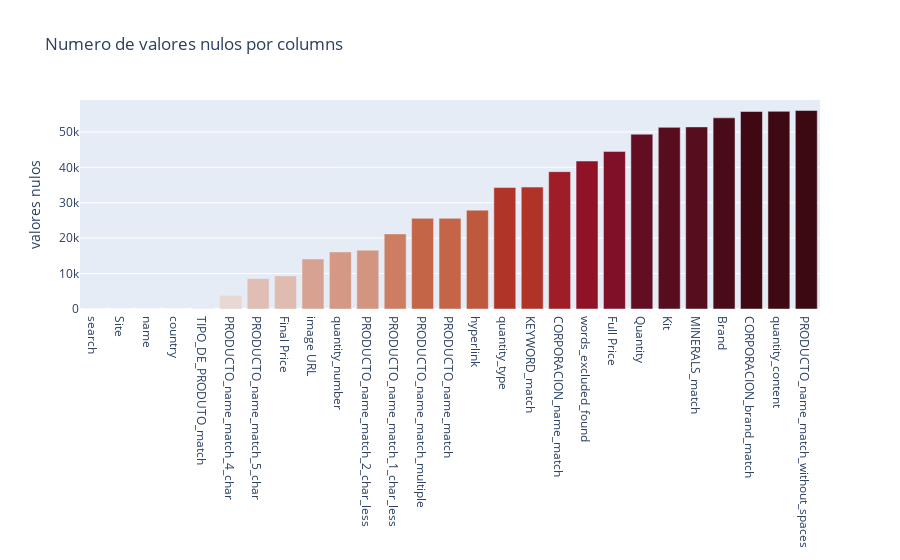

Notebook code cell kept with this figure:
### Code cell
bar_plot(df.isnull().sum().sort_values().index, df.isnull().sum().sort_values(), 'Numero de valores nulos por columns', 'valores nulos', 'amp')

### Figure 1 — Plotly figure (JSON) as saved in the notebook; plotly's stock layout.template omitted (floating-point values rounded to 4 significant figures)
{"data": [{"marker": {"color": [0, 0, 0, 0, 120, 3870, 8599, 9338, 14113, 16097, 16598, 21207, 25587, 25587, 27908, 34307, 34415, 38782, 41777, 44490, 49347, 51282, 51410, 53961, 55753, 55807, 56053], "colorscale": [[0, "rgb(241, 236, 236)"], [0.09091, "rgb(230, 209, 203)"], [0.1818, "rgb(221, 182, 170)"], [0.2727, "rgb(213, 156, 137)"], [0.3636, "rgb(205, 129, 103)"], [0.4545, "rgb(196, 102, 73)"], [0.5455, "rgb(186, 74, 47)"], [0.6364, "rgb(172, 44, 36)"], [0.7273, "rgb(149, 19, 39)"], [0.8182, "rgb(120, 14, 40)"], [0.9091, "rgb(89, 13, 31)"], [1, "rgb(60, 9, 17)"]]}, "type": "bar", "x": ["search", "Site", "name", "country", "TIPO_DE_PRODUTO_match", "PRODUCTO_name_match_4_char", "PRODUCTO_name_match_5_char", "Final Price", "image URL", "quantity_number", "PRODUCTO_name_match_2_char_less", "PRODUCTO_name_match_1_char_less", "PRODUCTO_name_match_multiple", "PRODUCTO_name_match", "hyperlink", "quantity_type", "KEYWORD_match", "CORPORACION_name_match", "words_excluded_found", "Full Price", "Quantity", "Kit", "MINERALS_match", "Brand", "CORPORACION_brand_match", "quantity_content", "PRODUCTO_name_match_without_spaces"], "y": [0, 0, 0, 0, 120, 3870, 8599, 9338, 14113, 16097, 16598, 21207, 25587, 25587, 27908, 34307, 34415, 38782, 41777, 44490, 49347, 51282, 51410, 53961, 55753, 55807, 56053]}], "layout": {"hovermode": "closest", "title": {"text": "Numero de valores nulos por columns"}, "yaxis": {"title": {"text": "valores nulos"}}}}
